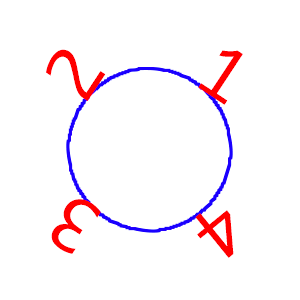
#> input picture 20190418-panoramagram/panoramagram.png, 300 x 300 px
$ python panoramagram.py
#> lines starting #> are read from the running program, lines starting #| are printed output that depends on the picture; after the words box and inside, x2 and y2 are one past the last pixel; in counts of white or black regions, pixels touching at a corner belong together
import numpy as np
import math
import cv2

# read and show
img = cv2.imread("panoramagram.png")
#> img is the input picture: shape (300, 300, 3); mean B, G, R 248.1, 243.4, 250.8
cv2.imshow("panoramagram", img)

# get the center
x0 = img.shape[0] // 2
#> x0 = 150
y0 = img.shape[1] // 2
#> y0 = 150

# define unwrapped
unwrapped_height = radius = img.shape[0] // 2
#> unwrapped_height = 150; radius = 150
unwrapped_width = int(2 * math.pi * radius)
#> unwrapped_width = 942
unwrapped_img = np.zeros((unwrapped_height, unwrapped_width, 3), dtype="u1")

# traversing
except_count = 0
for j in range(unwrapped_width):
    theta = 2 * math.pi * (j / unwrapped_width)  # start position such as "+ math.pi"
    for i in range(unwrapped_height):
        unwrapped_radius = radius - i  # don't forget
        x = unwrapped_radius * math.cos(theta) + x0  # "sin" is clockwise but "cos" is anticlockwise
        y = unwrapped_radius * math.sin(theta) + y0
        x, y = int(x), int(y)
        try:
            unwrapped_img[i, j, :] = img[x, y, :]
        except Exception as e:
            except_count = except_count + 1
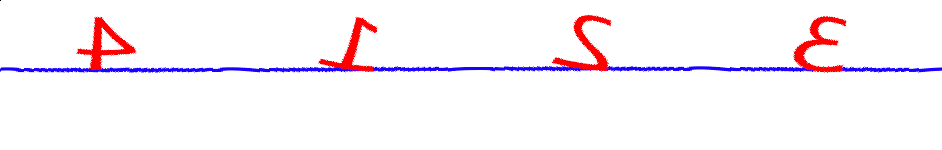
#> unwrapped_img: shape (150, 942, 3); mean B, G, R 248.7, 243.2, 250.1
#> after the loop, except_count = 1
print(except_count)
#| 1
cv2.imwrite("unwrapped.jpg", unwrapped_img)
cv2.imshow("Unwrapped", unwrapped_img)
# cv2.waitKey(0)

# plt
import matplotlib.pyplot as plt

for j in range(unwrapped_width):
    theta = 2 * math.pi * (j / unwrapped_width) - 1 / 2 * math.pi  # + math.pi
    for i in range(unwrapped_height):
        unwrapped_radius = radius - i
        x = unwrapped_radius * math.sin(theta) + x0  # "sin" is clockwise
        y = unwrapped_radius * math.cos(theta) + y0
        x, y = int(x), int(y)
        try:
            unwrapped_img[i, j, :] = img[x, y, :]
        except:
            continue
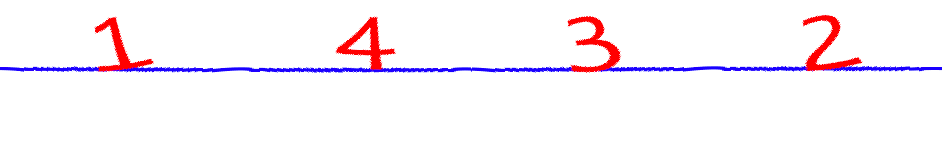
#> unwrapped_img: shape (150, 942, 3); 6.71% of pixels changed, all inside (x1, y1, x2, y2) = (0, 0, 942, 73)

plt.subplot(2, 1, 1); plt.imshow(img[:, :, ::-1])
plt.subplot(2, 1, 2); plt.imshow(unwrapped_img[:, :, ::-1])
plt.show()
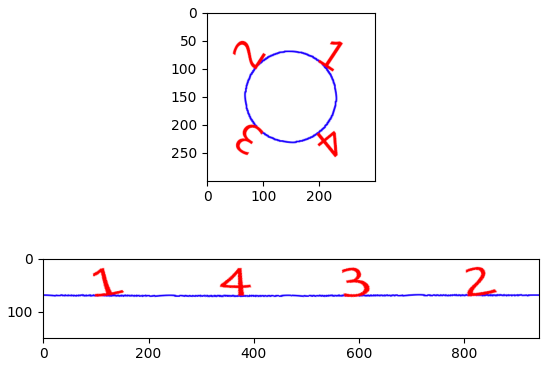
#> figure drawn by matplotlib, 2 panels

$ run again, with 20190418-panoramagram/1.png copied over 20190418-panoramagram/panoramagram.png
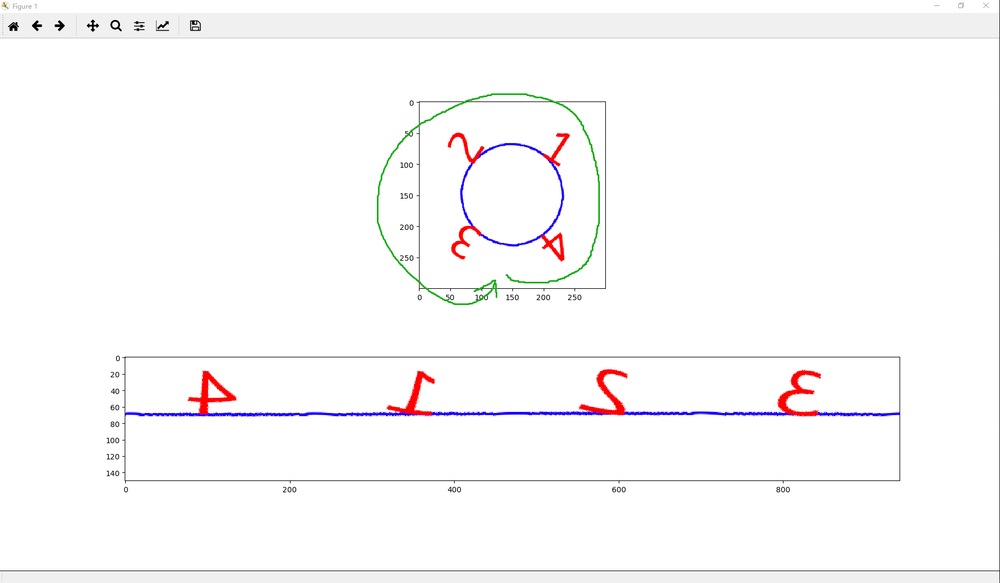
#> input picture 20190418-panoramagram/1.png, 1000 x 583 px, shrunk from 1852 x 1080 before the run
#> img is the input picture: shape (583, 1000, 3); mean B, G, R 250.4, 249.6, 250.8
#> after the loop `for j in range(unwrapped_width):`:
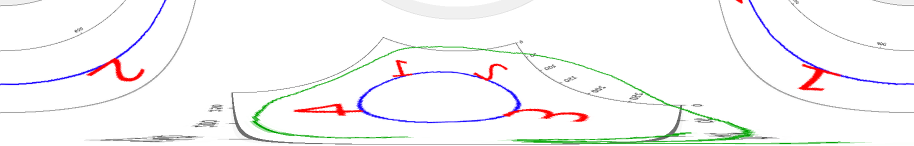
#> unwrapped_img: shape (291, 1828, 3) (shown at 1/2 size); mean B, G, R 246.5, 246.4, 247.2
#> after the loop `for j in range(unwrapped_width):`: except_count = 0
#| 0
#> `plt.show()`:
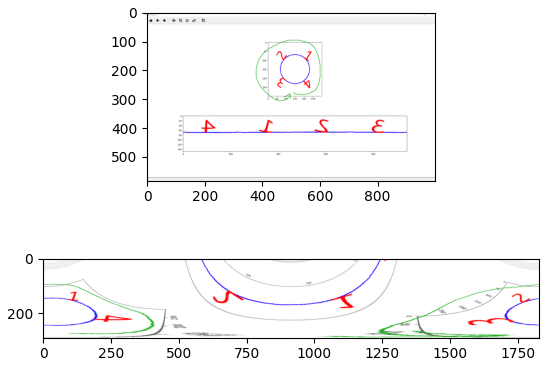
#> figure drawn by matplotlib, 2 panels
